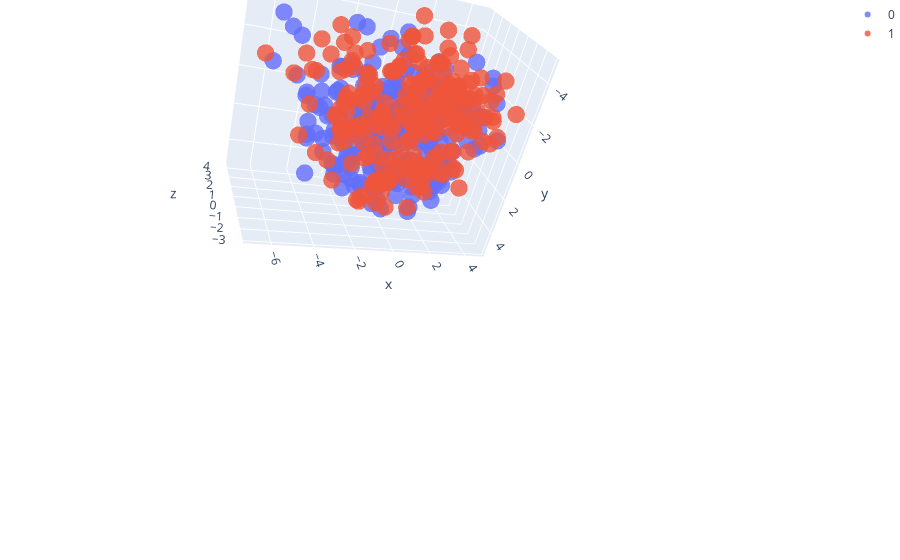

Source (notebook cell):
### Code cell
plotly.offline.iplot(
    go.Figure(
        data=[
                go.Scatter3d(
                **{
                    dim: group["embeds_n3"].str[idx].tolist() 
                    for idx, dim in enumerate(["x", "y", "z"])
                },
                text = group["text"],
                name=label,
                mode='markers',
                marker={
                    'size': 6,
                    'opacity': 0.8,
                }
            )
            for label, group in dataset.groupby("label")
        ], 
        layout=go.Layout(
            margin={'l': 0, 'r': 0, 'b': 0, 't': 0},
            height=820
        )
    )
)

### Figure 1 — Plotly figure (JSON) as saved in the notebook; plotly's stock layout.template omitted (floating-point values rounded to 4 significant figures; data arrays with more than 128 entries replaced by an {"elided": "..."} marker saying what was removed)
{"data": [{"marker": {"opacity": 0.8, "size": 6}, "mode": "markers", "name": "0", "text": {"elided": "265 str values"}, "type": "scatter3d", "x": {"elided": "265 float values"}, "y": {"elided": "265 float values"}, "z": {"elided": "265 float values"}}, {"marker": {"opacity": 0.8, "size": 6}, "mode": "markers", "name": "1", "text": {"elided": "235 str values"}, "type": "scatter3d", "x": {"elided": "235 float values"}, "y": {"elided": "235 float values"}, "z": {"elided": "235 float values"}}], "layout": {"autosize": true, "dragmode": "zoom", "margin": {"b": 0, "l": 0, "r": 0, "t": 0}, "scene": {"aspectmode": "auto", "aspectratio": {"x": 1.228, "y": 1.048, "z": 0.7768}, "camera": {"center": {"x": 0.1369, "y": 0.5072, "z": -0.6449}, "eye": {"x": -1.129, "y": -1.148, "z": -2.973}, "projection": {"type": "perspective"}, "up": {"x": -0.03538, "y": -0.8052, "z": 0.5919}}, "dragmode": "orbit"}}}
